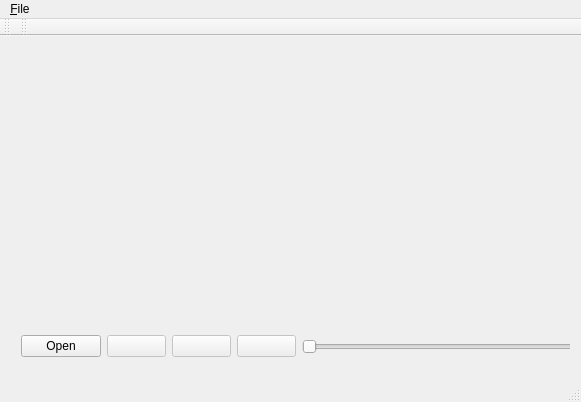
<?xml version="1.0" encoding="UTF-8"?>
<ui version="4.0">
 <class>VideoPlayer</class>
 <widget class="QMainWindow" name="VideoPlayer">
  <property name="geometry">
   <rect>
    <x>0</x>
    <y>0</y>
    <width>581</width>
    <height>402</height>
   </rect>
  </property>
  <property name="windowTitle">
   <string>MainWindow</string>
  </property>
  <widget class="QWidget" name="centralWidget">
   <widget class="QWidget" name="verticalLayoutWidget">
    <property name="geometry">
     <rect>
      <x>0</x>
      <y>0</y>
      <width>581</width>
      <height>341</height>
     </rect>
    </property>
    <layout class="QVBoxLayout" name="m_verticalLayout">
     <item>
      <widget class="QWidget" name="widget" native="true">
       <widget class="VideoWidget" name="m_VideoWidget" native="true">
        <property name="geometry">
         <rect>
          <x>0</x>
          <y>0</y>
          <width>581</width>
          <height>261</height>
         </rect>
        </property>
       </widget>
       <widget class="QWidget" name="horizontalLayoutWidget">
        <property name="geometry">
         <rect>
          <x>-1</x>
          <y>259</y>
          <width>581</width>
          <height>81</height>
         </rect>
        </property>
        <layout class="QHBoxLayout" name="m_horizontalLayout">
         <item>
          <widget class="QPushButton" name="m_openButton">
           <property name="text">
            <string>Open</string>
           </property>
          </widget>
         </item>
         <item>
          <widget class="QPushButton" name="m_rewindButton">
           <property name="enabled">
            <bool>false</bool>
           </property>
           <property name="text">
            <string/>
           </property>
          </widget>
         </item>
         <item>
          <widget class="QPushButton" name="m_playButton">
           <property name="enabled">
            <bool>false</bool>
           </property>
           <property name="text">
            <string/>
           </property>
           <property name="icon">
            <iconset theme="QStyle::SP_MediaPlay">
             <normaloff/>
            </iconset>
           </property>
          </widget>
         </item>
         <item>
          <widget class="QPushButton" name="m_fastforwardButton">
           <property name="enabled">
            <bool>false</bool>
           </property>
          </widget>
         </item>
         <item>
          <widget class="QSlider" name="m_progressSlider">
           <property name="maximumSize">
            <size>
             <width>278</width>
             <height>16777215</height>
            </size>
           </property>
           <property name="orientation">
            <enum>Qt::Horizontal</enum>
           </property>
          </widget>
         </item>
        </layout>
       </widget>
      </widget>
     </item>
    </layout>
   </widget>
  </widget>
  <widget class="QMenuBar" name="menuBar">
   <property name="geometry">
    <rect>
     <x>0</x>
     <y>0</y>
     <width>581</width>
     <height>25</height>
    </rect>
   </property>
   <widget class="QMenu" name="menu_File">
    <property name="title">
     <string>&amp;File</string>
    </property>
    <addaction name="action_Quit"/>
   </widget>
   <addaction name="menu_File"/>
  </widget>
  <widget class="QToolBar" name="mainToolBar">
   <attribute name="toolBarArea">
    <enum>TopToolBarArea</enum>
   </attribute>
   <attribute name="toolBarBreak">
    <bool>false</bool>
   </attribute>
  </widget>
  <widget class="QStatusBar" name="statusBar"/>
  <widget class="QToolBar" name="toolBar">
   <property name="windowTitle">
    <string>toolBar</string>
   </property>
   <attribute name="toolBarArea">
    <enum>TopToolBarArea</enum>
   </attribute>
   <attribute name="toolBarBreak">
    <bool>false</bool>
   </attribute>
  </widget>
  <action name="action_Quit">
   <property name="text">
    <string>&amp;Quit</string>
   </property>
  </action>
 </widget>
 <layoutdefault spacing="6" margin="11"/>
 <customwidgets>
  <customwidget>
   <class>VideoWidget</class>
   <extends>QWidget</extends>
   <header>videowidget.h</header>
  </customwidget>
 </customwidgets>
 <resources/>
 <connections>
  <connection>
   <sender>action_Quit</sender>
   <signal>triggered()</signal>
   <receiver>VideoPlayer</receiver>
   <slot>close()</slot>
   <hints>
    <hint type="sourcelabel">
     <x>-1</x>
     <y>-1</y>
    </hint>
    <hint type="destinationlabel">
     <x>281</x>
     <y>201</y>
    </hint>
   </hints>
  </connection>
  <connection>
   <sender>m_openButton</sender>
   <signal>clicked()</signal>
   <receiver>VideoPlayer</receiver>
   <slot>openFile()</slot>
   <hints>
    <hint type="sourcelabel">
     <x>43</x>
     <y>338</y>
    </hint>
    <hint type="destinationlabel">
     <x>290</x>
     <y>200</y>
    </hint>
   </hints>
  </connection>
  <connection>
   <sender>m_progressSlider</sender>
   <signal>sliderMoved(int)</signal>
   <receiver>VideoPlayer</receiver>
   <slot>setPosition(int)</slot>
   <hints>
    <hint type="sourcelabel">
     <x>433</x>
     <y>338</y>
    </hint>
    <hint type="destinationlabel">
     <x>290</x>
     <y>200</y>
    </hint>
   </hints>
  </connection>
 </connections>
 <slots>
  <slot>openFile()</slot>
  <slot>play()</slot>
  <slot>setPosition(int)</slot>
 </slots>
</ui>
